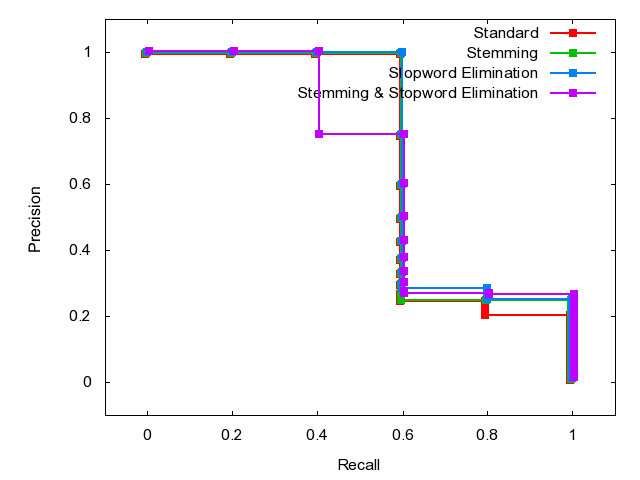

Reproduce this figure in gnuplot.

	set terminal png
	set output 'Q30.png'
	set ylabel 'Precision'
	set xlabel 'Recall'
	set xrange [-0.1:1.1]
	set yrange [-0.1:1.1]
	plot 'Q30.dat' index 0 using 1:2 w linespoints lw 2 pt 5 title 'Standard', \
'Q30.dat' index 1 using 1:2 w linespoints lw 2 pt 5 title 'Stemming', \
'Q30.dat' index 2 using 1:2 w linespoints lw 2 pt 5 title 'Stopword Elimination', \
'Q30.dat' index 3 using 1:2 w linespoints lw 2 pt 5 title 'Stemming & Stopword Elimination'
